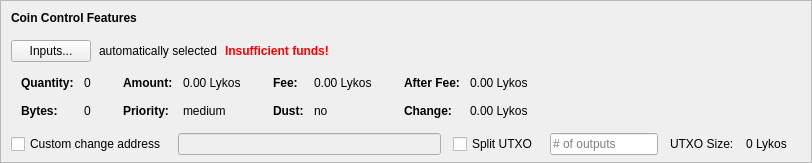
    <widget class="QFrame" name="frameCoinControl">
     <property name="sizePolicy">
      <sizepolicy hsizetype="Expanding" vsizetype="Expanding">
       <horstretch>0</horstretch>
       <verstretch>0</verstretch>
      </sizepolicy>
     </property>
     <property name="maximumSize">
      <size>
       <width>16777215</width>
       <height>16777215</height>
      </size>
     </property>
     <property name="frameShape">
      <enum>QFrame::StyledPanel</enum>
     </property>
     <property name="frameShadow">
      <enum>QFrame::Sunken</enum>
     </property>
     <layout class="QVBoxLayout" name="verticalLayoutCoinControl2">
      <property name="spacing">
       <number>0</number>
      </property>
      <property name="leftMargin">
       <number>0</number>
      </property>
      <property name="topMargin">
       <number>0</number>
      </property>
      <property name="rightMargin">
       <number>0</number>
      </property>
      <property name="bottomMargin">
       <number>6</number>
      </property>
      <item>
       <layout class="QVBoxLayout" name="verticalLayoutCoinControl" stretch="0,0,0,0,1">
        <property name="spacing">
         <number>0</number>
        </property>
        <property name="leftMargin">
         <number>10</number>
        </property>
        <property name="topMargin">
         <number>10</number>
        </property>
        <item>
         <layout class="QHBoxLayout" name="horizontalLayoutCoinControl1">
          <property name="bottomMargin">
           <number>15</number>
          </property>
          <item>
           <widget class="QLabel" name="labelCoinControlFeatures">
            <property name="sizePolicy">
             <sizepolicy hsizetype="Preferred" vsizetype="Maximum">
              <horstretch>0</horstretch>
              <verstretch>0</verstretch>
             </sizepolicy>
            </property>
            <property name="font">
             <font>
              <weight>75</weight>
              <bold>true</bold>
             </font>
            </property>
            <property name="styleSheet">
             <string notr="true">font-weight:bold;</string>
            </property>
            <property name="text">
             <string>Coin Control Features</string>
            </property>
           </widget>
          </item>
         </layout>
        </item>
        <item>
         <layout class="QHBoxLayout" name="horizontalLayoutCoinControl2" stretch="0,0,0,0">
          <property name="spacing">
           <number>8</number>
          </property>
          <property name="bottomMargin">
           <number>10</number>
          </property>
          <item>
           <widget class="QPushButton" name="pushButtonCoinControl">
            <property name="styleSheet">
             <string notr="true"/>
            </property>
            <property name="text">
             <string>Inputs...</string>
            </property>
            <property name="autoDefault">
             <bool>false</bool>
            </property>
           </widget>
          </item>
          <item>
           <widget class="QLabel" name="labelCoinControlAutomaticallySelected">
            <property name="text">
             <string>automatically selected</string>
            </property>
            <property name="margin">
             <number>5</number>
            </property>
           </widget>
          </item>
          <item>
           <widget class="QLabel" name="labelCoinControlInsuffFunds">
            <property name="font">
             <font>
              <weight>75</weight>
              <bold>true</bold>
             </font>
            </property>
            <property name="styleSheet">
             <string notr="true">color:red;font-weight:bold;</string>
            </property>
            <property name="text">
             <string>Insufficient funds!</string>
            </property>
            <property name="margin">
             <number>5</number>
            </property>
           </widget>
          </item>
          <item>
           <spacer name="horizontalSpacerCoinControl">
            <property name="orientation">
             <enum>Qt::Horizontal</enum>
            </property>
            <property name="sizeHint" stdset="0">
             <size>
              <width>40</width>
              <height>1</height>
             </size>
            </property>
           </spacer>
          </item>
         </layout>
        </item>
        <item>
         <widget class="QWidget" name="widgetCoinControl" native="true">
          <property name="sizePolicy">
           <sizepolicy hsizetype="Preferred" vsizetype="Preferred">
            <horstretch>0</horstretch>
            <verstretch>0</verstretch>
           </sizepolicy>
          </property>
          <property name="minimumSize">
           <size>
            <width>0</width>
            <height>0</height>
           </size>
          </property>
          <property name="styleSheet">
           <string notr="true"/>
          </property>
          <layout class="QHBoxLayout" name="horizontalLayoutCoinControl5">
           <property name="leftMargin">
            <number>0</number>
           </property>
           <property name="topMargin">
            <number>0</number>
           </property>
           <property name="rightMargin">
            <number>0</number>
           </property>
           <property name="bottomMargin">
            <number>0</number>
           </property>
           <item>
            <layout class="QHBoxLayout" name="horizontalLayoutCoinControl3" stretch="0,0,0,1">
             <property name="spacing">
              <number>20</number>
             </property>
             <property name="topMargin">
              <number>0</number>
             </property>
             <property name="bottomMargin">
              <number>10</number>
             </property>
             <item>
              <layout class="QFormLayout" name="formLayoutCoinControl1">
               <property name="horizontalSpacing">
                <number>10</number>
               </property>
               <property name="verticalSpacing">
                <number>14</number>
               </property>
               <property name="leftMargin">
                <number>10</number>
               </property>
               <property name="topMargin">
                <number>4</number>
               </property>
               <property name="rightMargin">
                <number>6</number>
               </property>
               <item row="0" column="0">
                <widget class="QLabel" name="labelCoinControlQuantityText">
                 <property name="font">
                  <font>
                   <weight>75</weight>
                   <bold>true</bold>
                  </font>
                 </property>
                 <property name="text">
                  <string>Quantity:</string>
                 </property>
                 <property name="margin">
                  <number>0</number>
                 </property>
                </widget>
               </item>
               <item row="0" column="1">
                <widget class="QLabel" name="labelCoinControlQuantity">
                 <property name="cursor">
                  <cursorShape>IBeamCursor</cursorShape>
                 </property>
                 <property name="contextMenuPolicy">
                  <enum>Qt::ActionsContextMenu</enum>
                 </property>
                 <property name="text">
                  <string notr="true">0</string>
                 </property>
                 <property name="margin">
                  <number>0</number>
                 </property>
                 <property name="textInteractionFlags">
                  <set>Qt::LinksAccessibleByMouse|Qt::TextSelectableByKeyboard|Qt::TextSelectableByMouse</set>
                 </property>
                </widget>
               </item>
               <item row="1" column="0">
                <widget class="QLabel" name="labelCoinControlBytesText">
                 <property name="font">
                  <font>
                   <weight>75</weight>
                   <bold>true</bold>
                  </font>
                 </property>
                 <property name="text">
                  <string>Bytes:</string>
                 </property>
                </widget>
               </item>
               <item row="1" column="1">
                <widget class="QLabel" name="labelCoinControlBytes">
                 <property name="cursor">
                  <cursorShape>IBeamCursor</cursorShape>
                 </property>
                 <property name="contextMenuPolicy">
                  <enum>Qt::ActionsContextMenu</enum>
                 </property>
                 <property name="text">
                  <string notr="true">0</string>
                 </property>
                 <property name="textInteractionFlags">
                  <set>Qt::LinksAccessibleByMouse|Qt::TextSelectableByKeyboard|Qt::TextSelectableByMouse</set>
                 </property>
                </widget>
               </item>
              </layout>
             </item>
             <item>
              <layout class="QFormLayout" name="formLayoutCoinControl2">
               <property name="horizontalSpacing">
                <number>10</number>
               </property>
               <property name="verticalSpacing">
                <number>14</number>
               </property>
               <property name="leftMargin">
                <number>6</number>
               </property>
               <property name="topMargin">
                <number>4</number>
               </property>
               <property name="rightMargin">
                <number>6</number>
               </property>
               <item row="0" column="0">
                <widget class="QLabel" name="labelCoinControlAmountText">
                 <property name="font">
                  <font>
                   <weight>75</weight>
                   <bold>true</bold>
                  </font>
                 </property>
                 <property name="text">
                  <string>Amount:</string>
                 </property>
                 <property name="margin">
                  <number>0</number>
                 </property>
                </widget>
               </item>
               <item row="0" column="1">
                <widget class="QLabel" name="labelCoinControlAmount">
                 <property name="cursor">
                  <cursorShape>IBeamCursor</cursorShape>
                 </property>
                 <property name="contextMenuPolicy">
                  <enum>Qt::ActionsContextMenu</enum>
                 </property>
                 <property name="text">
                  <string notr="true">0.00 Lykos</string>
                 </property>
                 <property name="textInteractionFlags">
                  <set>Qt::LinksAccessibleByMouse|Qt::TextSelectableByKeyboard|Qt::TextSelectableByMouse</set>
                 </property>
                </widget>
               </item>
               <item row="1" column="0">
                <widget class="QLabel" name="labelCoinControlPriorityText">
                 <property name="font">
                  <font>
                   <weight>75</weight>
                   <bold>true</bold>
                  </font>
                 </property>
                 <property name="text">
                  <string>Priority:</string>
                 </property>
                </widget>
               </item>
               <item row="1" column="1">
                <widget class="QLabel" name="labelCoinControlPriority">
                 <property name="cursor">
                  <cursorShape>IBeamCursor</cursorShape>
                 </property>
                 <property name="contextMenuPolicy">
                  <enum>Qt::ActionsContextMenu</enum>
                 </property>
                 <property name="text">
                  <string>medium</string>
                 </property>
                 <property name="textInteractionFlags">
                  <set>Qt::LinksAccessibleByMouse|Qt::TextSelectableByKeyboard|Qt::TextSelectableByMouse</set>
                 </property>
                </widget>
               </item>
              </layout>
             </item>
             <item>
              <layout class="QFormLayout" name="formLayoutCoinControl3">
               <property name="horizontalSpacing">
                <number>10</number>
               </property>
               <property name="verticalSpacing">
                <number>14</number>
               </property>
               <property name="leftMargin">
                <number>6</number>
               </property>
               <property name="topMargin">
                <number>4</number>
               </property>
               <property name="rightMargin">
                <number>6</number>
               </property>
               <item row="0" column="0">
                <widget class="QLabel" name="labelCoinControlFeeText">
                 <property name="font">
                  <font>
                   <weight>75</weight>
                   <bold>true</bold>
                  </font>
                 </property>
                 <property name="text">
                  <string>Fee:</string>
                 </property>
                 <property name="margin">
                  <number>0</number>
                 </property>
                </widget>
               </item>
               <item row="0" column="1">
                <widget class="QLabel" name="labelCoinControlFee">
                 <property name="cursor">
                  <cursorShape>IBeamCursor</cursorShape>
                 </property>
                 <property name="contextMenuPolicy">
                  <enum>Qt::ActionsContextMenu</enum>
                 </property>
                 <property name="text">
                  <string notr="true">0.00 Lykos</string>
                 </property>
                 <property name="textInteractionFlags">
                  <set>Qt::LinksAccessibleByMouse|Qt::TextSelectableByKeyboard|Qt::TextSelectableByMouse</set>
                 </property>
                </widget>
               </item>
               <item row="1" column="0">
                <widget class="QLabel" name="labelCoinControlLowOutputText">
                 <property name="font">
                  <font>
                   <weight>75</weight>
                   <bold>true</bold>
                  </font>
                 </property>
                 <property name="text">
                  <string>Dust:</string>
                 </property>
                </widget>
               </item>
               <item row="1" column="1">
                <widget class="QLabel" name="labelCoinControlLowOutput">
                 <property name="cursor">
                  <cursorShape>IBeamCursor</cursorShape>
                 </property>
                 <property name="contextMenuPolicy">
                  <enum>Qt::ActionsContextMenu</enum>
                 </property>
                 <property name="text">
                  <string>no</string>
                 </property>
                 <property name="textInteractionFlags">
                  <set>Qt::LinksAccessibleByMouse|Qt::TextSelectableByKeyboard|Qt::TextSelectableByMouse</set>
                 </property>
                </widget>
               </item>
              </layout>
             </item>
             <item>
              <layout class="QFormLayout" name="formLayoutCoinControl4">
               <property name="horizontalSpacing">
                <number>10</number>
               </property>
               <property name="verticalSpacing">
                <number>14</number>
               </property>
               <property name="leftMargin">
                <number>6</number>
               </property>
               <property name="topMargin">
                <number>4</number>
               </property>
               <property name="rightMargin">
                <number>6</number>
               </property>
               <item row="0" column="0">
                <widget class="QLabel" name="labelCoinControlAfterFeeText">
                 <property name="font">
                  <font>
                   <weight>75</weight>
                   <bold>true</bold>
                  </font>
                 </property>
                 <property name="text">
                  <string>After Fee:</string>
                 </property>
                 <property name="margin">
                  <number>0</number>
                 </property>
                </widget>
               </item>
               <item row="0" column="1">
                <widget class="QLabel" name="labelCoinControlAfterFee">
                 <property name="cursor">
                  <cursorShape>IBeamCursor</cursorShape>
                 </property>
                 <property name="contextMenuPolicy">
                  <enum>Qt::ActionsContextMenu</enum>
                 </property>
                 <property name="text">
                  <string notr="true">0.00 Lykos</string>
                 </property>
                 <property name="textInteractionFlags">
                  <set>Qt::LinksAccessibleByMouse|Qt::TextSelectableByKeyboard|Qt::TextSelectableByMouse</set>
                 </property>
                </widget>
               </item>
               <item row="1" column="0">
                <widget class="QLabel" name="labelCoinControlChangeText">
                 <property name="font">
                  <font>
                   <weight>75</weight>
                   <bold>true</bold>
                  </font>
                 </property>
                 <property name="text">
                  <string>Change:</string>
                 </property>
                </widget>
               </item>
               <item row="1" column="1">
                <widget class="QLabel" name="labelCoinControlChange">
                 <property name="cursor">
                  <cursorShape>IBeamCursor</cursorShape>
                 </property>
                 <property name="contextMenuPolicy">
                  <enum>Qt::ActionsContextMenu</enum>
                 </property>
                 <property name="text">
                  <string notr="true">0.00 Lykos</string>
                 </property>
                 <property name="textInteractionFlags">
                  <set>Qt::LinksAccessibleByMouse|Qt::TextSelectableByKeyboard|Qt::TextSelectableByMouse</set>
                 </property>
                </widget>
               </item>
              </layout>
             </item>
            </layout>
           </item>
          </layout>
         </widget>
        </item>
        <item>
         <layout class="QHBoxLayout" name="horizontalLayoutCoinControl4" stretch="0,0,0,0,0,0,0">
          <property name="spacing">
           <number>12</number>
          </property>
          <property name="sizeConstraint">
           <enum>QLayout::SetDefaultConstraint</enum>
          </property>
          <property name="topMargin">
           <number>5</number>
          </property>
          <property name="rightMargin">
           <number>5</number>
          </property>
          <item>
           <widget class="QCheckBox" name="checkBoxCoinControlChange">
            <property name="toolTip">
             <string>If this is activated, but the change address is empty or invalid, change will be sent to a newly generated address.</string>
            </property>
            <property name="text">
             <string>Custom change address</string>
            </property>
           </widget>
          </item>
          <item>
           <widget class="QValidatedLineEdit" name="lineEditCoinControlChange">
            <property name="enabled">
             <bool>false</bool>
            </property>
            <property name="sizePolicy">
             <sizepolicy hsizetype="Expanding" vsizetype="Fixed">
              <horstretch>0</horstretch>
              <verstretch>0</verstretch>
             </sizepolicy>
            </property>
           </widget>
          </item>
          <item>
           <widget class="QCheckBox" name="splitBlockCheckBox">
            <property name="text">
             <string>Split UTXO</string>
            </property>
           </widget>
          </item>
          <item>
           <widget class="QLineEdit" name="splitBlockLineEdit">
            <property name="sizePolicy">
             <sizepolicy hsizetype="Fixed" vsizetype="Fixed">
              <horstretch>50</horstretch>
              <verstretch>0</verstretch>
             </sizepolicy>
            </property>
            <property name="placeholderText">
             <string># of outputs</string>
            </property>
           </widget>
          </item>
          <item>
           <widget class="QLabel" name="labelBlockSizeText">
            <property name="text">
             <string>UTXO Size:</string>
            </property>
           </widget>
          </item>
          <item>
           <widget class="QLabel" name="labelBlockSize">
            <property name="text">
             <string>0 Lykos</string>
            </property>
           </widget>
          </item>
          <item>
           <widget class="QLabel" name="labelCoinControlChangeLabel">
            <property name="sizePolicy">
             <sizepolicy hsizetype="Preferred" vsizetype="Expanding">
              <horstretch>0</horstretch>
              <verstretch>0</verstretch>
             </sizepolicy>
            </property>
            <property name="minimumSize">
             <size>
              <width>0</width>
              <height>0</height>
             </size>
            </property>
            <property name="text">
             <string/>
            </property>
            <property name="margin">
             <number>3</number>
            </property>
           </widget>
          </item>
         </layout>
        </item>
        <item>
         <spacer name="verticalSpacerCoinControl">
          <property name="orientation">
           <enum>Qt::Vertical</enum>
          </property>
          <property name="sizeHint" stdset="0">
           <size>
            <width>800</width>
            <height>1</height>
           </size>
          </property>
         </spacer>
        </item>
       </layout>
      </item>
     </layout>
    </widget>
